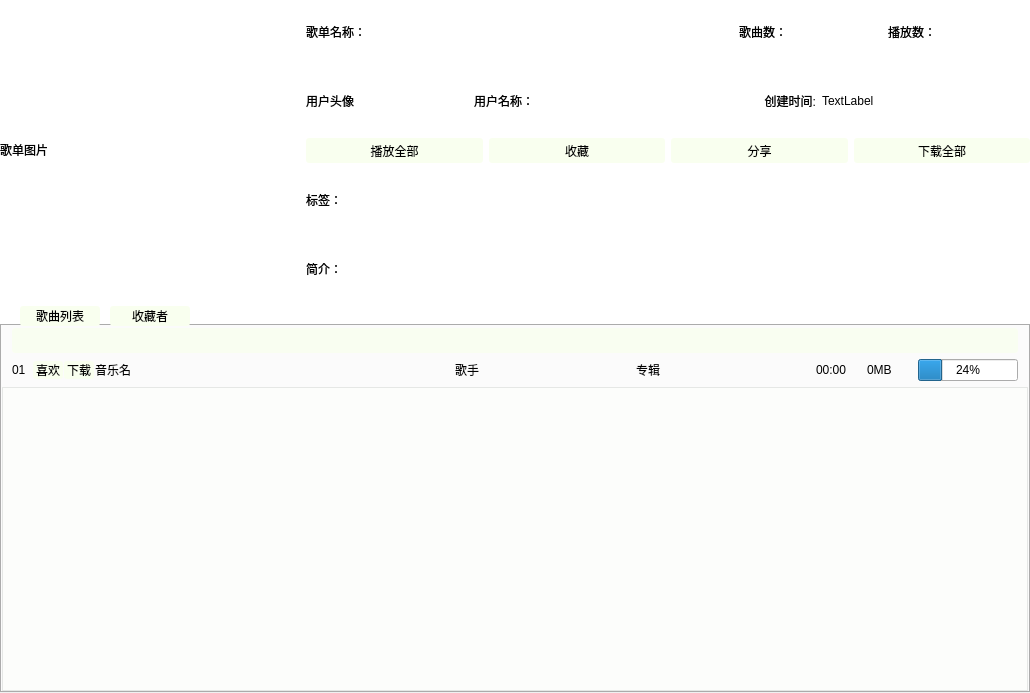
<?xml version="1.0" encoding="UTF-8"?>
<ui version="4.0">
 <class>MusicSheetDetialView</class>
 <widget class="QWidget" name="MusicSheetDetialView">
  <property name="geometry">
   <rect>
    <x>0</x>
    <y>0</y>
    <width>1030</width>
    <height>693</height>
   </rect>
  </property>
  <property name="windowTitle">
   <string>Form</string>
  </property>
  <property name="styleSheet">
   <string notr="true">QWidget#MusicSheetDetialView{
	
	background-color: rgb(252, 255, 251,0);
}

QListWidget{
	background-color: rgb(252, 255, 251,100);
}


QLabel{
	font: 9pt &quot;楷体&quot;;
}

QLineEdit#leSearch{

	font: 9pt &quot;楷体&quot;;
	border-color:rgb(61, 181, 255);
	border-width:2px;
	border-radius:3px;
	background-color: rgb(249, 255, 239,200);

}
QPushButton{
	font: 9pt &quot;楷体&quot;;
	border-color:rgb(61, 181, 255);
	border-width:2px;
	border-radius:3px;
	background-color: rgb(249, 255, 239);
}

QPushButton:hover{
	font: 9pt &quot;楷体&quot;;
	border-color:rgb(61, 181, 255);
	border-width:2px;
	border-radius:3px;
	background-color: rgb(191,191,191,50);
}


QTabWidget::tab-bar {  		/*整个最上面的tab栏*/
    alignment: center;  
	left:20px;

	
} 

QTabWidget::QTabBar::tab:first{
font: 9pt &quot;楷体&quot;;
	border-color:rgb(61, 181, 255);
	border-width:2px;
	border-radius:3px;
	background-color: rgb(249, 255, 239);

}
</string>
  </property>
  <layout class="QVBoxLayout" name="verticalLayout_2" stretch="3,7">
   <property name="leftMargin">
    <number>0</number>
   </property>
   <property name="topMargin">
    <number>0</number>
   </property>
   <property name="rightMargin">
    <number>0</number>
   </property>
   <property name="bottomMargin">
    <number>0</number>
   </property>
   <item>
    <layout class="QHBoxLayout" name="horizontalLayout" stretch="1,2">
     <item>
      <layout class="QHBoxLayout" name="horizontalLayout_3">
       <item>
        <widget class="QLabel" name="labSheetImage">
         <property name="minimumSize">
          <size>
           <width>300</width>
           <height>300</height>
          </size>
         </property>
         <property name="maximumSize">
          <size>
           <width>300</width>
           <height>300</height>
          </size>
         </property>
         <property name="text">
          <string>歌单图片</string>
         </property>
        </widget>
       </item>
      </layout>
     </item>
     <item>
      <layout class="QVBoxLayout" name="verticalLayout_5">
       <item>
        <layout class="QHBoxLayout" name="horizontalLayout_6" stretch="6,2,2">
         <item>
          <layout class="QHBoxLayout" name="horizontalLayout_17" stretch="0,1">
           <item>
            <widget class="QLabel" name="label">
             <property name="text">
              <string>歌单名称：</string>
             </property>
            </widget>
           </item>
           <item>
            <widget class="QLabel" name="labSheetName">
             <property name="styleSheet">
              <string notr="true">font: 11pt &quot;楷体&quot;;</string>
             </property>
             <property name="text">
              <string/>
             </property>
            </widget>
           </item>
          </layout>
         </item>
         <item>
          <layout class="QHBoxLayout" name="horizontalLayout_12" stretch="0,1">
           <item>
            <widget class="QLabel" name="labSheetMusics">
             <property name="text">
              <string>歌曲数：</string>
             </property>
             <property name="alignment">
              <set>Qt::AlignRight|Qt::AlignTrailing|Qt::AlignVCenter</set>
             </property>
            </widget>
           </item>
           <item>
            <widget class="QLabel" name="labMuiscCnt">
             <property name="text">
              <string/>
             </property>
            </widget>
           </item>
          </layout>
         </item>
         <item>
          <layout class="QHBoxLayout" name="horizontalLayout_14" stretch="0,1">
           <item>
            <widget class="QLabel" name="labSheetPlayCount">
             <property name="text">
              <string>播放数：</string>
             </property>
             <property name="alignment">
              <set>Qt::AlignRight|Qt::AlignTrailing|Qt::AlignVCenter</set>
             </property>
            </widget>
           </item>
           <item>
            <widget class="QLabel" name="labPlayCnt">
             <property name="text">
              <string/>
             </property>
            </widget>
           </item>
          </layout>
         </item>
        </layout>
       </item>
       <item>
        <layout class="QHBoxLayout" name="horizontalLayout_5" stretch="2,4,3">
         <item>
          <layout class="QHBoxLayout" name="horizontalLayout_13">
           <property name="sizeConstraint">
            <enum>QLayout::SetFixedSize</enum>
           </property>
           <item>
            <widget class="QLabel" name="labUserHeadImage">
             <property name="sizePolicy">
              <sizepolicy hsizetype="Fixed" vsizetype="Preferred">
               <horstretch>0</horstretch>
               <verstretch>0</verstretch>
              </sizepolicy>
             </property>
             <property name="maximumSize">
              <size>
               <width>50</width>
               <height>16777215</height>
              </size>
             </property>
             <property name="text">
              <string>用户头像</string>
             </property>
            </widget>
           </item>
          </layout>
         </item>
         <item>
          <layout class="QHBoxLayout" name="horizontalLayout_11" stretch="0,1">
           <item>
            <widget class="QLabel" name="label_2">
             <property name="text">
              <string>用户名称：</string>
             </property>
             <property name="alignment">
              <set>Qt::AlignRight|Qt::AlignTrailing|Qt::AlignVCenter</set>
             </property>
            </widget>
           </item>
           <item>
            <widget class="QLabel" name="labUserName">
             <property name="maximumSize">
              <size>
               <width>200</width>
               <height>16777215</height>
              </size>
             </property>
             <property name="text">
              <string/>
             </property>
            </widget>
           </item>
          </layout>
         </item>
         <item>
          <layout class="QHBoxLayout" name="horizontalLayout_15">
           <item>
            <widget class="QLabel" name="labSheetCreatedTime">
             <property name="maximumSize">
              <size>
               <width>70</width>
               <height>16777215</height>
              </size>
             </property>
             <property name="text">
              <string>创建时间:</string>
             </property>
             <property name="alignment">
              <set>Qt::AlignRight|Qt::AlignTrailing|Qt::AlignVCenter</set>
             </property>
            </widget>
           </item>
           <item>
            <widget class="QLabel" name="labCreateTime">
             <property name="text">
              <string>TextLabel</string>
             </property>
            </widget>
           </item>
          </layout>
         </item>
        </layout>
       </item>
       <item>
        <layout class="QHBoxLayout" name="horizontalLayout_4">
         <item>
          <widget class="QPushButton" name="btnPlayAll">
           <property name="minimumSize">
            <size>
             <width>20</width>
             <height>25</height>
            </size>
           </property>
           <property name="styleSheet">
            <string notr="true"/>
           </property>
           <property name="text">
            <string>播放全部</string>
           </property>
          </widget>
         </item>
         <item>
          <widget class="QPushButton" name="btnCollect">
           <property name="minimumSize">
            <size>
             <width>0</width>
             <height>25</height>
            </size>
           </property>
           <property name="styleSheet">
            <string notr="true"/>
           </property>
           <property name="text">
            <string>收藏</string>
           </property>
          </widget>
         </item>
         <item>
          <widget class="QPushButton" name="btnShare">
           <property name="minimumSize">
            <size>
             <width>0</width>
             <height>25</height>
            </size>
           </property>
           <property name="styleSheet">
            <string notr="true"/>
           </property>
           <property name="text">
            <string>分享</string>
           </property>
          </widget>
         </item>
         <item>
          <widget class="QPushButton" name="btnDownLoadAll">
           <property name="minimumSize">
            <size>
             <width>0</width>
             <height>25</height>
            </size>
           </property>
           <property name="styleSheet">
            <string notr="true"/>
           </property>
           <property name="text">
            <string>下载全部</string>
           </property>
          </widget>
         </item>
        </layout>
       </item>
       <item>
        <layout class="QHBoxLayout" name="horizontalLayout_2">
         <item>
          <widget class="QLabel" name="lab">
           <property name="maximumSize">
            <size>
             <width>50</width>
             <height>16777215</height>
            </size>
           </property>
           <property name="text">
            <string>标签：</string>
           </property>
          </widget>
         </item>
         <item>
          <widget class="QLabel" name="labTags">
           <property name="styleSheet">
            <string notr="true">font: 10pt &quot;楷体&quot;;</string>
           </property>
           <property name="text">
            <string/>
           </property>
          </widget>
         </item>
        </layout>
       </item>
       <item>
        <layout class="QHBoxLayout" name="horizontalLayout_16">
         <item>
          <widget class="QLabel" name="lab_2">
           <property name="maximumSize">
            <size>
             <width>50</width>
             <height>16777215</height>
            </size>
           </property>
           <property name="text">
            <string>简介：</string>
           </property>
          </widget>
         </item>
         <item>
          <widget class="QLabel" name="labIntroducement">
           <property name="styleSheet">
            <string notr="true">font: 10pt &quot;楷体&quot;;</string>
           </property>
           <property name="text">
            <string/>
           </property>
          </widget>
         </item>
        </layout>
       </item>
      </layout>
     </item>
    </layout>
   </item>
   <item>
    <layout class="QVBoxLayout" name="verticalLayout">
     <item>
      <widget class="QTabWidget" name="tabWidget">
       <property name="styleSheet">
        <string notr="true">QTabBar::tab{
font: 9pt &quot;楷体&quot;;
	border-color:rgb(61, 181, 255);
	border-width:2px;
	border-radius:3px;
	background-color: rgb(249, 255, 239);
	min-width:80px;
	min-height:20px;
	margin-right:10px;
}

QTabBar::tab:hover{
font: 9pt &quot;楷体&quot;;
	border-color:rgb(61, 181, 255);
	border-width:2px;
	border-radius:3px;
	background-color: rgb(191,191,191,50);
	min-width:80px;
	min-height:20px;
	margin-right:10px;
}



</string>
       </property>
       <property name="currentIndex">
        <number>0</number>
       </property>
       <widget class="QWidget" name="tab">
        <attribute name="title">
         <string>歌曲列表</string>
        </attribute>
        <layout class="QVBoxLayout" name="verticalLayout_6">
         <property name="leftMargin">
          <number>0</number>
         </property>
         <property name="topMargin">
          <number>2</number>
         </property>
         <property name="rightMargin">
          <number>0</number>
         </property>
         <property name="bottomMargin">
          <number>0</number>
         </property>
         <item>
          <layout class="QVBoxLayout" name="verticalLayout_3">
           <property name="topMargin">
            <number>0</number>
           </property>
           <item>
            <layout class="QHBoxLayout" name="horizontalLayout_10">
             <property name="leftMargin">
              <number>10</number>
             </property>
             <property name="rightMargin">
              <number>10</number>
             </property>
             <item>
              <widget class="QLineEdit" name="leSearch">
               <property name="minimumSize">
                <size>
                 <width>0</width>
                 <height>25</height>
                </size>
               </property>
               <property name="text">
                <string/>
               </property>
              </widget>
             </item>
            </layout>
           </item>
           <item>
            <layout class="QHBoxLayout" name="horizontalLayout_7" stretch="1,0,4,2,2,1,1,1">
             <property name="spacing">
              <number>1</number>
             </property>
             <property name="leftMargin">
              <number>10</number>
             </property>
             <property name="rightMargin">
              <number>10</number>
             </property>
             <item>
              <layout class="QHBoxLayout" name="hLayoutIndex">
               <item>
                <widget class="QLabel" name="labIndex">
                 <property name="sizePolicy">
                  <sizepolicy hsizetype="Fixed" vsizetype="Preferred">
                   <horstretch>0</horstretch>
                   <verstretch>0</verstretch>
                  </sizepolicy>
                 </property>
                 <property name="minimumSize">
                  <size>
                   <width>20</width>
                   <height>0</height>
                  </size>
                 </property>
                 <property name="text">
                  <string>01</string>
                 </property>
                </widget>
               </item>
              </layout>
             </item>
             <item>
              <layout class="QHBoxLayout" name="hLayoutOp">
               <item>
                <widget class="QPushButton" name="btnLike">
                 <property name="sizePolicy">
                  <sizepolicy hsizetype="Fixed" vsizetype="Fixed">
                   <horstretch>0</horstretch>
                   <verstretch>0</verstretch>
                  </sizepolicy>
                 </property>
                 <property name="minimumSize">
                  <size>
                   <width>30</width>
                   <height>0</height>
                  </size>
                 </property>
                 <property name="text">
                  <string>喜欢</string>
                 </property>
                </widget>
               </item>
               <item>
                <widget class="QPushButton" name="btnDownload">
                 <property name="sizePolicy">
                  <sizepolicy hsizetype="Fixed" vsizetype="Fixed">
                   <horstretch>0</horstretch>
                   <verstretch>0</verstretch>
                  </sizepolicy>
                 </property>
                 <property name="minimumSize">
                  <size>
                   <width>30</width>
                   <height>0</height>
                  </size>
                 </property>
                 <property name="text">
                  <string>下载</string>
                 </property>
                </widget>
               </item>
              </layout>
             </item>
             <item>
              <layout class="QHBoxLayout" name="hLayoutMusicName">
               <item>
                <widget class="QLabel" name="labMusicName">
                 <property name="sizePolicy">
                  <sizepolicy hsizetype="Preferred" vsizetype="Preferred">
                   <horstretch>0</horstretch>
                   <verstretch>0</verstretch>
                  </sizepolicy>
                 </property>
                 <property name="minimumSize">
                  <size>
                   <width>0</width>
                   <height>0</height>
                  </size>
                 </property>
                 <property name="text">
                  <string>音乐名</string>
                 </property>
                </widget>
               </item>
              </layout>
             </item>
             <item>
              <layout class="QHBoxLayout" name="hLayoutSinger">
               <item>
                <widget class="QLabel" name="labSinger">
                 <property name="sizePolicy">
                  <sizepolicy hsizetype="Preferred" vsizetype="Preferred">
                   <horstretch>0</horstretch>
                   <verstretch>0</verstretch>
                  </sizepolicy>
                 </property>
                 <property name="minimumSize">
                  <size>
                   <width>100</width>
                   <height>0</height>
                  </size>
                 </property>
                 <property name="text">
                  <string>歌手</string>
                 </property>
                </widget>
               </item>
              </layout>
             </item>
             <item>
              <layout class="QHBoxLayout" name="hLayoutAlbum">
               <item>
                <widget class="QLabel" name="labAlbum">
                 <property name="sizePolicy">
                  <sizepolicy hsizetype="Preferred" vsizetype="Preferred">
                   <horstretch>0</horstretch>
                   <verstretch>0</verstretch>
                  </sizepolicy>
                 </property>
                 <property name="minimumSize">
                  <size>
                   <width>100</width>
                   <height>0</height>
                  </size>
                 </property>
                 <property name="text">
                  <string>专辑</string>
                 </property>
                </widget>
               </item>
              </layout>
             </item>
             <item>
              <layout class="QHBoxLayout" name="hLayoutTime">
               <item>
                <widget class="QLabel" name="labTime">
                 <property name="sizePolicy">
                  <sizepolicy hsizetype="Fixed" vsizetype="Preferred">
                   <horstretch>0</horstretch>
                   <verstretch>0</verstretch>
                  </sizepolicy>
                 </property>
                 <property name="minimumSize">
                  <size>
                   <width>50</width>
                   <height>0</height>
                  </size>
                 </property>
                 <property name="text">
                  <string>00:00</string>
                 </property>
                </widget>
               </item>
              </layout>
             </item>
             <item>
              <layout class="QHBoxLayout" name="horizontalLayout_8">
               <item>
                <widget class="QLabel" name="labFileSize">
                 <property name="sizePolicy">
                  <sizepolicy hsizetype="Fixed" vsizetype="Preferred">
                   <horstretch>0</horstretch>
                   <verstretch>0</verstretch>
                  </sizepolicy>
                 </property>
                 <property name="minimumSize">
                  <size>
                   <width>50</width>
                   <height>0</height>
                  </size>
                 </property>
                 <property name="text">
                  <string>0MB</string>
                 </property>
                </widget>
               </item>
              </layout>
             </item>
             <item>
              <layout class="QHBoxLayout" name="hLayoutHot">
               <item>
                <widget class="QProgressBar" name="progBarHot">
                 <property name="sizePolicy">
                  <sizepolicy hsizetype="Fixed" vsizetype="Fixed">
                   <horstretch>0</horstretch>
                   <verstretch>0</verstretch>
                  </sizepolicy>
                 </property>
                 <property name="minimumSize">
                  <size>
                   <width>100</width>
                   <height>0</height>
                  </size>
                 </property>
                 <property name="value">
                  <number>24</number>
                 </property>
                </widget>
               </item>
              </layout>
             </item>
            </layout>
           </item>
           <item>
            <layout class="QHBoxLayout" name="horizontalLayout_9">
             <item>
              <widget class="QListWidget" name="lwMusicSheet"/>
             </item>
            </layout>
           </item>
          </layout>
         </item>
        </layout>
       </widget>
       <widget class="QWidget" name="tab_2">
        <attribute name="title">
         <string>收藏者</string>
        </attribute>
       </widget>
      </widget>
     </item>
    </layout>
   </item>
  </layout>
 </widget>
 <resources/>
 <connections/>
</ui>
